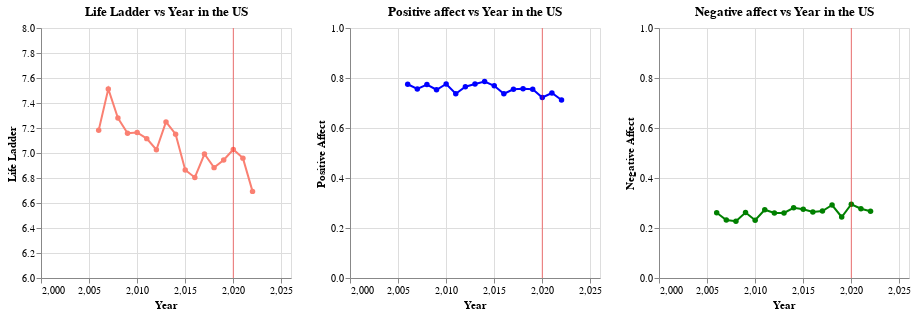

Notebook source saved alongside this figure:
### Markdown cell above
## United States

### Code cell
# Selecting United States Data
happy_us = happy[happy['Country name'] == 'United States']

# Plot figures
life_ladder_us = alt.Chart(happy_us).mark_line(point={"fill": "salmon"}, color = 'salmon').encode(
    x = alt.X('year', title = 'Year', scale = alt.Scale(domain = (2000, 2025))),
    y = alt.Y('Life Ladder', scale = alt.Scale(domain = (6, 8))),
).properties(title = 'Life Ladder vs Year in the US', width = 250, height = 250) + vertical_line

positive_us = alt.Chart(happy_us).mark_line(point={"fill": "blue"}, color='blue').encode(
    x = alt.X('year', title = 'Year', scale = alt.Scale(domain = (2000, 2025))),
    y = alt.Y('Positive affect', title='Positive Affect', scale = alt.Scale(domain = (0, 1))),
).properties(title = 'Positive affect vs Year in the US', width = 250, height = 250)  + vertical_line

negative_us = alt.Chart(happy_us).mark_line(point={"fill": "green"}, color = 'green').encode(
    x = alt.X('year', title = 'Year', scale = alt.Scale(domain = (2000, 2025))),
    y = alt.Y('Negative affect', title='Negative Affect', scale = alt.Scale(domain = (0, 1))),
).properties(title = 'Negative affect vs Year in the US', width = 250, height = 250)  + vertical_line

# Viewing
# pos_neg = alt.layer(positive, negative)
alt.hconcat(life_ladder_us , positive_us, negative_us)

### Figure 1 — Vega-Lite specification as saved in the notebook (floating-point values rounded to 4 significant figures)
{"config": {"view": {"continuousWidth": 400, "continuousHeight": 300}}, "hconcat": [{"layer": [{"data": {"name": "data-fdab0d8a571fc8a205df808c70afc11e"}, "mark": {"type": "line", "color": "salmon", "point": {"fill": "salmon"}}, "encoding": {"x": {"field": "year", "scale": {"domain": [2000, 2025]}, "title": "Year", "type": "quantitative"}, "y": {"field": "Life Ladder", "scale": {"domain": [6, 8]}, "type": "quantitative"}}, "height": 250, "title": "Life Ladder vs Year in the US", "width": 250}, {"data": {"name": "data-eb74b13b2d625b129649f33658dfa694"}, "mark": {"type": "rule", "color": "red", "opacity": 0.5}, "encoding": {"x": {"field": "x", "type": "quantitative"}}}]}, {"layer": [{"data": {"name": "data-fdab0d8a571fc8a205df808c70afc11e"}, "mark": {"type": "line", "color": "blue", "point": {"fill": "blue"}}, "encoding": {"x": {"field": "year", "scale": {"domain": [2000, 2025]}, "title": "Year", "type": "quantitative"}, "y": {"field": "Positive affect", "scale": {"domain": [0, 1]}, "title": "Positive Affect", "type": "quantitative"}}, "height": 250, "title": "Positive affect vs Year in the US", "width": 250}, {"data": {"name": "data-eb74b13b2d625b129649f33658dfa694"}, "mark": {"type": "rule", "color": "red", "opacity": 0.5}, "encoding": {"x": {"field": "x", "type": "quantitative"}}}]}, {"layer": [{"data": {"name": "data-fdab0d8a571fc8a205df808c70afc11e"}, "mark": {"type": "line", "color": "green", "point": {"fill": "green"}}, "encoding": {"x": {"field": "year", "scale": {"domain": [2000, 2025]}, "title": "Year", "type": "quantitative"}, "y": {"field": "Negative affect", "scale": {"domain": [0, 1]}, "title": "Negative Affect", "type": "quantitative"}}, "height": 250, "title": "Negative affect vs Year in the US", "width": 250}, {"data": {"name": "data-eb74b13b2d625b129649f33658dfa694"}, "mark": {"type": "rule", "color": "red", "opacity": 0.5}, "encoding": {"x": {"field": "x", "type": "quantitative"}}}]}], "$schema": "https://vega.github.io/schema/vega-lite/v4.17.0.json", "datasets": {"data-fdab0d8a571fc8a205df808c70afc11e": [{"Country name": "United States", "year": 2006, "Life Ladder": 7.182, "Log GDP per capita": 10.92, "Social support": 0.965, "Healthy life expectancy at birth": 66.78, "Freedom to make life choices": 0.911, "Generosity": null, "Perceptions of corruption": 0.6, "Positive affect": 0.775, "Negative affect": 0.261}, {"Country name": "United States", "year": 2007, "Life Ladder": 7.513, "Log GDP per capita": 10.93, "Social support": null, "Healthy life expectancy at birth": 66.76, "Freedom to make life choices": 0.872, "Generosity": 0.193, "Perceptions of corruption": 0.633, "Positive affect": 0.756, "Negative affect": 0.232}, {"Country name": "United States", "year": 2008, "Life Ladder": 7.28, "Log GDP per capita": 10.92, "Social support": 0.953, "Healthy life expectancy at birth": 66.74, "Freedom to make life choices": 0.878, "Generosity": 0.25, "Perceptions of corruption": 0.668, "Positive affect": 0.774, "Negative affect": 0.227}, {"Country name": "United States", "year": 2009, "Life Ladder": 7.158, "Log GDP per capita": 10.89, "Social support": 0.912, "Healthy life expectancy at birth": 66.72, "Freedom to make life choices": 0.831, "Generosity": 0.196, "Perceptions of corruption": 0.665, "Positive affect": 0.753, "Negative affect": 0.262}, {"Country name": "United States", "year": 2010, "Life Ladder": 7.164, "Log GDP per capita": 10.91, "Social support": 0.926, "Healthy life expectancy at birth": 66.7, "Freedom to make life choices": 0.828, "Generosity": 0.239, "Perceptions of corruption": 0.69, "Positive affect": 0.776, "Negative affect": 0.231}, {"Country name": "United States", "year": 2011, "Life Ladder": 7.115, "Log GDP per capita": 10.91, "Social support": 0.922, "Healthy life expectancy at birth": 66.68, "Freedom to make life choices": 0.863, "Generosity": 0.156, "Perceptions of corruption": 0.697, "Positive affect": 0.737, "Negative affect": 0.273}, {"Country name": "United States", "year": 2012, "Life Ladder": 7.026, "Log GDP per capita": 10.93, "Social support": 0.903, "Healthy life expectancy at birth": 66.66, "Freedom to make life choices": 0.823, "Generosity": 0.21, "Perceptions of corruption": 0.71, "Positive affect": 0.765, "Negative affect": 0.26}, {"Country name": "United States", "year": 2013, "Life Ladder": 7.249, "Log GDP per capita": 10.94, "Social support": 0.925, "Healthy life expectancy at birth": 66.64, "Freedom to make life choices": 0.792, "Generosity": 0.269, "Perceptions of corruption": 0.747, "Positive affect": 0.776, "Negative affect": 0.26}, {"Country name": "United States", "year": 2014, "Life Ladder": 7.151, "Log GDP per capita": 10.96, "Social support": 0.902, "Healthy life expectancy at birth": 66.62, "Freedom to make life choices": 0.866, "Generosity": 0.217, "Perceptions of corruption": 0.702, "Positive affect": 0.786, "Negative affect": 0.281}, {"Country name": "United States", "year": 2015, "Life Ladder": 6.864, "Log GDP per capita": 10.98, "Social support": 0.904, "Healthy life expectancy at birth": 66.6, "Freedom to make life choices": 0.849, "Generosity": 0.215, "Perceptions of corruption": 0.698, "Positive affect": 0.769, "Negative affect": 0.275}, {"Country name": "United States", "year": 2016, "Life Ladder": 6.804, "Log GDP per capita": 10.98, "Social support": 0.897, "Healthy life expectancy at birth": 66.47, "Freedom to make life choices": 0.758, "Generosity": 0.14, "Perceptions of corruption": 0.739, "Positive affect": 0.737, "Negative affect": 0.264}, {"Country name": "United States", "year": 2017, "Life Ladder": 6.992, "Log GDP per capita": 11.0, "Social support": 0.921, "Healthy life expectancy at birth": 66.35, "Freedom to make life choices": 0.868, "Generosity": 0.193, "Perceptions of corruption": 0.681, "Positive affect": 0.755, "Negative affect": 0.268}, {"Country name": "United States", "year": 2018, "Life Ladder": 6.883, "Log GDP per capita": 11.02, "Social support": 0.904, "Healthy life expectancy at birth": 66.22, "Freedom to make life choices": 0.825, "Generosity": 0.112, "Perceptions of corruption": 0.71, "Positive affect": 0.757, "Negative affect": 0.292}, {"Country name": "United States", "year": 2019, "Life Ladder": 6.944, "Log GDP per capita": 11.04, "Social support": 0.917, "Healthy life expectancy at birth": 66.1, "Freedom to make life choices": 0.836, "Generosity": 0.14, "Perceptions of corruption": 0.707, "Positive affect": 0.755, "Negative affect": 0.244}, {"Country name": "United States", "year": 2020, "Life Ladder": 7.028, "Log GDP per capita": 11.01, "Social support": 0.937, "Healthy life expectancy at birth": 65.97, "Freedom to make life choices": 0.85, "Generosity": 0.029, "Perceptions of corruption": 0.678, "Positive affect": 0.722, "Negative affect": 0.295}, {"Country name": "United States", "year": 2021, "Life Ladder": 6.959, "Log GDP per capita": 11.06, "Social support": 0.92, "Healthy life expectancy at birth": 65.85, "Freedom to make life choices": 0.816, "Generosity": 0.19, "Perceptions of corruption": 0.687, "Positive affect": 0.74, "Negative affect": 0.277}, {"Country name": "United States", "year": 2022, "Life Ladder": 6.693, "Log GDP per capita": 11.08, "Social support": 0.9, "Healthy life expectancy at birth": 65.72, "Freedom to make life choices": 0.736, "Generosity": 0.191, "Perceptions of corruption": 0.701, "Positive affect": 0.712, "Negative affect": 0.267}], "data-eb74b13b2d625b129649f33658dfa694": [{"x": 2020}]}}
